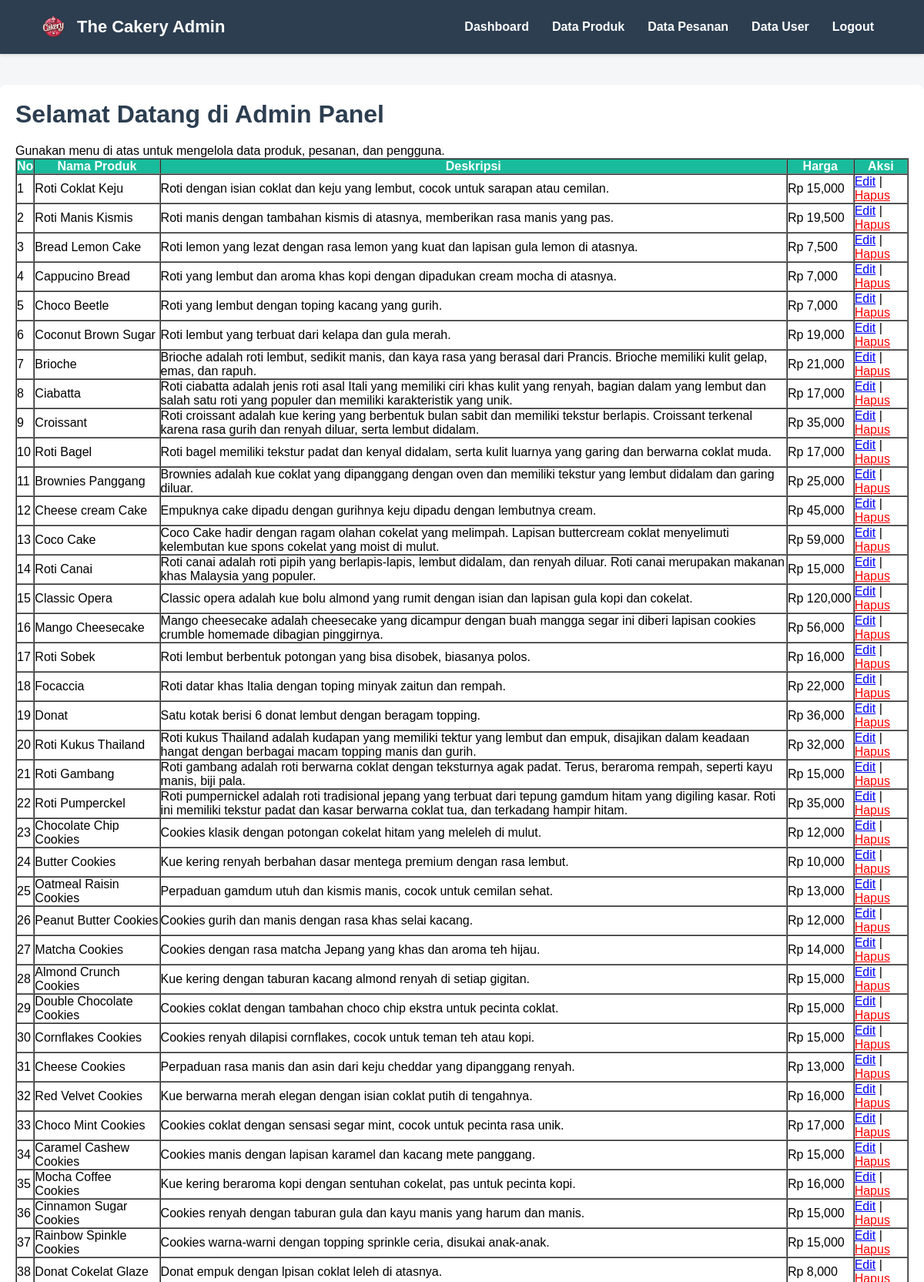
The app's page /admin/admin_dasboard.php (upper part) with its own data.
### tables this page shows
CREATE TABLE `tb_produk` (
  `id` int(11) NOT NULL,
  `nama_produk` varchar(255) NOT NULL,
  `deskripsi` text NOT NULL,
  `harga` decimal(10,0) NOT NULL,
  `stok` int(11) NOT NULL,
  `gambar` varchar(255) NOT NULL,
  `kategori` varchar(100) NOT NULL,
  `crated_at` timestamp(6) NOT NULL DEFAULT current_timestamp(6) ON UPDATE current_timestamp(6)
);

### admin/admin_dasboard.php (the view, shortened to what this page needs)
<?php
include 'koneksi.php';
?>
<!DOCTYPE html>
<html lang="id">
<head>
    <link rel="stylesheet" href="https://cdnjs.cloudflare.com/ajax/libs/font-awesome/6.5.0/css/all.min.css">
</head>
<body>
    <header>
        <div class="logo">
            <img src="img/logo_toko.png" alt="Logo Toko">
            <span>The Cakery Admin</span>
        </div>
        <nav>
            <ul>
                <li><a href="admin_dashboard.php">Dashboard</a></li>
                <li><a href="index.php">Data Produk</a></li>
                <li><a href="admin_pesanan.php">Data Pesanan</a></li>
                <li><a href="admin_users.php">Data User</a></li>
                <li><a href="logout.php" onclick="return confirm('Yakin mau logout?')">Logout</a></li>
            </ul>
        </nav>
    </header>
    <div class="container">
        <h1>Selamat Datang di Admin Panel</h1>
        <p>Gunakan menu di atas untuk mengelola data produk, pesanan, dan pengguna.</p>
        <?php
        $query = "SELECT * FROM tb_produk";
        $result = mysqli_query($koneksi, $query);
        if (mysqli_num_rows($result) > 0) {
            echo "<table border='1' cellpadding='10' cellspacing='0' width='100%'>";
            echo "<tr style='background:#18BC9C;color:white;'>
                    <th>No</th>
                    <th>Nama Produk</th>
                    <th>Deskripsi</th>
                    <th>Harga</th>
                    <th>Aksi</th>
                  </tr>";
            $no = 1;
            while ($data = mysqli_fetch_assoc($result)) {
                echo "<tr>
                        <td>".$no++."</td>
                        <td>".$data['nama_produk']."</td>
                        <td>".$data['deskripsi']."</td>
                        <td>Rp ".number_format($data['harga'])."</td>
                        <td>
                            <a href='edit_produk.php?id=".$data['id_produk']."' style='color:blue;'>Edit</a> |
                            <a href='hapus_produk.php?id=".$data['id_produk']."' style='color:red;' onclick='return confirm(\"Yakin hapus produk?\")'>Hapus</a>
                        </td>
                      </tr>";
            }
            echo "</table>";
        } else {
            echo "<p>Tidak ada data produk.</p>";
        }
        ?>
    </div>
</body>
</html>

### admin/admin_dasboard.php (style rules this page uses)
* { margin: 0; padding: 0; box-sizing: border-box; font-family: 'Arial', sans-serif; }
body { background-color: #f4f6f8; padding-top: 80px; }
header { background-color: #2C3E50; color: white; display: flex; justify-content: space-between; align-items: center; padding: 15px 50px; position: fixed; top: 0; left: 0; width: 100%; z-index: 1000; box-shadow: 0 2px 4px rgba(0,0,0,0.1); }
.logo { display: flex; align-items: center; }
.logo img { height: 40px; margin-right: 10px; }
.logo span { font-size: 22px; font-weight: bold; }
nav ul { list-style: none; display: flex; align-items: center; }
nav ul li { margin: 0 15px; }
nav ul li a { color: white; text-decoration: none; font-size: 16px; font-weight: bold; transition: color 0.3s; }
.container { margin: 30px auto; padding: 20px; max-width: 1200px; background: white; box-shadow: 0 4px 8px rgba(0,0,0,0.05); border-radius: 8px; }
h1 { margin-bottom: 20px; color: #2C3E50; }

### records on screen
tb_produk: nama_produk "Roti Coklat Keju", deskripsi "Roti dengan isian coklat dan keju yang lembut, cocok untuk sarapan atau cemilan.", harga "15,000"
tb_produk: nama_produk "Roti Manis Kismis", deskripsi "Roti manis dengan tambahan kismis di atasnya, memberikan rasa manis yang pas.", harga "19,500"
tb_produk: nama_produk "Bread Lemon Cake", deskripsi "Roti lemon yang lezat dengan rasa lemon yang kuat dan lapisan gula lemon di atasnya.", harga "7,500"
tb_produk: nama_produk "Cappucino Bread", deskripsi "Roti yang lembut dan aroma khas kopi dengan dipadukan cream mocha di atasnya.", harga "7,000"
tb_produk: nama_produk "Choco Beetle", deskripsi "Roti yang lembut dengan toping kacang yang gurih.", harga "7,000"
tb_produk: nama_produk "Coconut Brown Sugar", deskripsi "Roti lembut yang terbuat dari kelapa dan gula merah.", harga "19,000"
tb_produk: nama_produk "Brioche", deskripsi "Brioche adalah roti lembut, sedikit manis, dan kaya rasa yang berasal dari Prancis. Brioche memiliki kulit gelap, emas, dan rapuh.", harga "21,000"
tb_produk: nama_produk "Ciabatta", deskripsi "Roti ciabatta adalah jenis roti asal Itali yang memiliki ciri khas kulit yang renyah, bagian dalam yang lembut dan salah satu roti yang populer dan memiliki karakteristik yang unik.", harga "17,000"
tb_produk: nama_produk "Croissant", deskripsi "Roti croissant adalah kue kering yang berbentuk bulan sabit dan memiliki tekstur berlapis. Croissant terkenal karena rasa gurih dan renyah diluar, serta lembut didalam.", harga "35,000"
tb_produk: nama_produk "Roti Bagel", deskripsi "Roti bagel memiliki tekstur padat dan kenyal didalam, serta kulit luarnya yang garing dan berwarna coklat muda.", harga "17,000"
tb_produk: nama_produk "Brownies Panggang", deskripsi "Brownies adalah kue coklat yang dipanggang dengan oven dan memiliki tekstur yang lembut didalam dan garing diluar.", harga "25,000"
tb_produk: nama_produk "Cheese cream Cake", deskripsi "Empuknya cake dipadu dengan gurihnya keju dipadu dengan lembutnya cream.", harga "45,000"
tb_produk: nama_produk "Coco Cake", deskripsi "Coco Cake hadir dengan ragam olahan cokelat yang melimpah. Lapisan buttercream coklat menyelimuti kelembutan kue spons cokelat yang moist di mulut.", harga "59,000"
tb_produk: nama_produk "Roti Canai", deskripsi "Roti canai adalah roti pipih yang berlapis-lapis, lembut didalam, dan renyah diluar. Roti canai merupakan makanan khas Malaysia yang populer.", harga "15,000"
tb_produk: nama_produk "Classic Opera", deskripsi "Classic opera adalah kue bolu almond yang rumit dengan isian dan lapisan gula kopi dan cokelat.", harga "120,000"
tb_produk: nama_produk "Mango Cheesecake", deskripsi "Mango cheesecake adalah cheesecake yang dicampur dengan buah mangga segar ini diberi lapisan cookies crumble homemade dibagian pinggirnya.", harga "56,000"
tb_produk: nama_produk "Roti Sobek", deskripsi "Roti lembut berbentuk potongan yang bisa disobek, biasanya polos.", harga "16,000"
tb_produk: nama_produk "Focaccia", deskripsi "Roti datar khas Italia dengan toping minyak zaitun dan rempah.", harga "22,000"
tb_produk: nama_produk "Donat", deskripsi "Satu kotak berisi 6 donat lembut dengan beragam topping.", harga "36,000"
tb_produk: nama_produk "Roti Kukus Thailand", deskripsi "Roti kukus Thailand adalah kudapan yang memiliki tektur yang lembut dan empuk, disajikan dalam keadaan hangat dengan berbagai macam topping manis dan gurih.", harga "32,000"
tb_produk: nama_produk "Roti Gambang", deskripsi "Roti gambang adalah roti berwarna coklat dengan teksturnya agak padat. Terus, beraroma rempah, seperti kayu manis, biji pala.", harga "15,000"
tb_produk: nama_produk "Roti Pumperckel", deskripsi "Roti pumpernickel adalah roti tradisional jepang yang terbuat dari tepung gamdum hitam yang digiling kasar. Roti ini memiliki tekstur padat dan kasar berwarna coklat tua, dan terkadang hampir hitam.", harga "35,000"
tb_produk: nama_produk "Chocolate Chip Cookies", deskripsi "Cookies klasik dengan potongan cokelat hitam yang meleleh di mulut.", harga "12,000"
tb_produk: nama_produk "Butter Cookies", deskripsi "Kue kering renyah berbahan dasar mentega premium dengan rasa lembut.", harga "10,000"
tb_produk: nama_produk "Oatmeal Raisin Cookies", deskripsi "Perpaduan gamdum utuh dan kismis manis, cocok untuk cemilan sehat.", harga "13,000"
tb_produk: nama_produk "Peanut Butter Cookies", deskripsi "Cookies gurih dan manis dengan rasa khas selai kacang.", harga "12,000"
tb_produk: nama_produk "Matcha Cookies", deskripsi "Cookies dengan rasa matcha Jepang yang khas dan aroma teh hijau.", harga "14,000"
tb_produk: nama_produk "Almond Crunch Cookies", deskripsi "Kue kering dengan taburan kacang almond renyah di setiap gigitan.", harga "15,000"
tb_produk: nama_produk "Double Chocolate Cookies", deskripsi "Cookies coklat dengan tambahan choco chip ekstra untuk pecinta coklat.", harga "15,000"
tb_produk: nama_produk "Cornflakes Cookies", deskripsi "Cookies renyah dilapisi cornflakes, cocok untuk teman teh atau kopi.", harga "15,000"
tb_produk: nama_produk "Cheese Cookies", deskripsi "Perpaduan rasa manis dan asin dari keju cheddar yang dipanggang renyah.", harga "13,000"
tb_produk: nama_produk "Red Velvet Cookies", deskripsi "Kue berwarna merah elegan dengan isian coklat putih di tengahnya.", harga "16,000"
tb_produk: nama_produk "Choco Mint Cookies", deskripsi "Cookies coklat dengan sensasi segar mint, cocok untuk pecinta rasa unik.", harga "17,000"
tb_produk: nama_produk "Caramel Cashew Cookies", deskripsi "Cookies manis dengan lapisan karamel dan kacang mete panggang.", harga "15,000"
tb_produk: nama_produk "Mocha Coffee Cookies", deskripsi "Kue kering beraroma kopi dengan sentuhan cokelat, pas untuk pecinta kopi.", harga "16,000"
tb_produk: nama_produk "Cinnamon Sugar Cookies", deskripsi "Cookies renyah dengan taburan gula dan kayu manis yang harum dan manis.", harga "15,000"
tb_produk: nama_produk "Rainbow Spinkle Cookies", deskripsi "Cookies warna-warni dengan topping sprinkle ceria, disukai anak-anak.", harga "15,000"
tb_produk: nama_produk "Donat Cokelat Glaze", deskripsi "Donat empuk dengan lpisan coklat leleh di atasnya.", harga "8,000"
